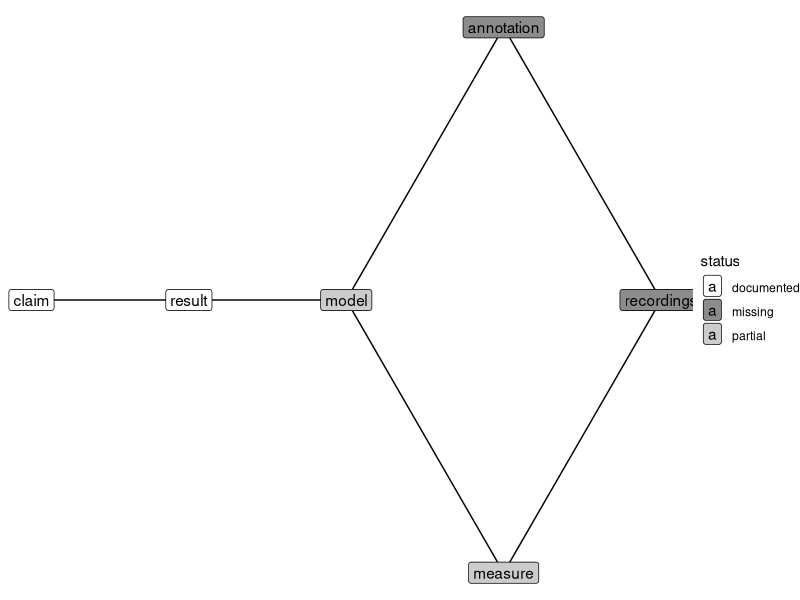

The R script that drew this image:
# Exercise 1.1: Reverse-engineer an evidential chain
# Research Methods in Phonetics, companion exercise script (MIT License).
# Run from the repository root; the excerpts printed in the book are taken from this file.

library(tidyverse)
nodes <- read_tsv("nodes.tsv", show_col_types = FALSE) |>
  group_by(layer) |> mutate(y = row_number() - mean(row_number())) |> ungroup()
edges <- read_tsv("edges.tsv", show_col_types = FALSE) |>
  left_join(nodes, by = c(from = "node")) |>
  left_join(nodes, by = c(to = "node"), suffix = c("", "_to"))
p <- ggplot() +
  geom_segment(data = edges, aes(layer, y, xend = layer_to, yend = y_to),
               arrow = arrow(length = unit(2, "mm"))) +
  geom_label(data = nodes,
             aes(layer, y, label = node, fill = status)) +
  scale_fill_manual(values = c(documented = "white",
                               partial = "grey80",
                               missing = "grey55")) +
  theme_void()
ggsave("evidential_chain.png", p, width = 7, height = 3.5)
